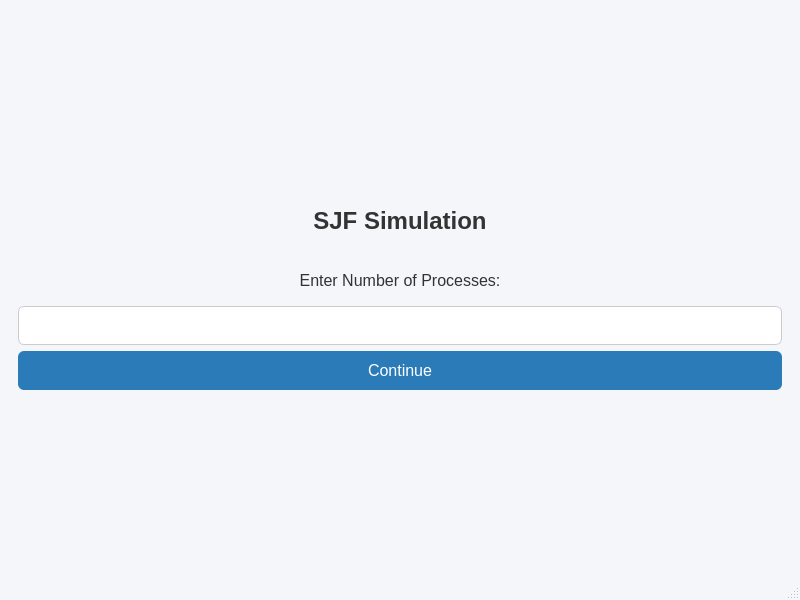
<?xml version="1.0" encoding="UTF-8"?>
<ui version="4.0">
 <class>MainWindow</class>
 <widget class="QMainWindow" name="MainWindow">
  <property name="geometry">
   <rect>
    <x>0</x>
    <y>0</y>
    <width>800</width>
    <height>600</height>
   </rect>
  </property>
  <property name="styleSheet">
   <string notr="true">
    QMainWindow {
        background-color: #f4f6fa;
    }
    QLabel {
        color: #333;
    }
    QLineEdit {
        padding: 8px;
        font-size: 16px;
        border: 1px solid #ccc;
        border-radius: 6px;
    }
    QPushButton {
        background-color: #2b7bb9;
        color: white;
        font-size: 16px;
        border-radius: 6px;
        padding: 10px;
    }
    QPushButton:hover {
        background-color: #225c8c;
    }
   </string>
  </property>
  <widget class="QWidget" name="centralwidget">
   <layout class="QVBoxLayout" name="verticalLayoutCentral">
    <item>
     <widget class="QStackedWidget" name="stackedWidget">
      <!-- Page 0 -->
      <widget class="QWidget" name="page_0">
       <layout class="QVBoxLayout" name="verticalLayoutPage0">
        <property name="alignment">
         <set>Qt::AlignCenter</set>
        </property>
        <item>
         <widget class="QLabel" name="titleLabel">
          <property name="text">
           <string>SJF Simulation</string>
          </property>
          <property name="alignment">
           <set>Qt::AlignCenter</set>
          </property>
          <property name="styleSheet">
           <string notr="true">font-size: 24px; font-weight: bold; margin: 20px;</string>
          </property>
         </widget>
        </item>
        <item>
         <widget class="QLabel" name="processLabel">
          <property name="text">
           <string>Enter Number of Processes:</string>
          </property>
          <property name="alignment">
           <set>Qt::AlignCenter</set>
          </property>
          <property name="styleSheet">
           <string notr="true">font-size: 16px; margin: 10px;</string>
          </property>
         </widget>
        </item>
        <item>
         <widget class="QLineEdit" name="process_num">
          <property name="minimumHeight">
           <number>40</number>
          </property>
          <property name="maximumWidth">
           <number>300</number>
          </property>
         </widget>
        </item>
        <item>
         <widget class="QPushButton" name="processes_continue">
          <property name="text">
           <string>Continue</string>
          </property>
          <property name="minimumHeight">
           <number>40</number>
          </property>
          <property name="maximumWidth">
           <number>200</number>
          </property>
         </widget>
        </item>
       </layout>
      </widget>

      <!-- Page 1 -->
      <widget class="QWidget" name="page_1">
       <layout class="QVBoxLayout" name="verticalLayoutPage1">
        <property name="alignment">
         <set>Qt::AlignCenter</set>
        </property>
        <item>
         <widget class="QLabel" name="burstTimesLabel">
          <property name="text">
           <string>Enter Burst Times</string>
          </property>
          <property name="alignment">
           <set>Qt::AlignCenter</set>
          </property>
          <property name="styleSheet">
           <string notr="true">font-size: 20px; font-weight: bold; margin: 15px;</string>
          </property>
         </widget>
        </item>
        <item>
         <layout class="QVBoxLayout" name="processInputLayout">
          <property name="spacing">
           <number>10</number>
          </property>
         </layout>
        </item>
        <item>
         <widget class="QPushButton" name="simulate_button">
          <property name="text">
           <string>Simulate</string>
          </property>
          <property name="minimumHeight">
           <number>40</number>
          </property>
          <property name="maximumWidth">
           <number>200</number>
          </property>
         </widget>
        </item>
       </layout>
      </widget>

      <!-- Page 2 -->
      <widget class="QWidget" name="page_2">
       <layout class="QVBoxLayout" name="verticalLayoutPage2">
        <property name="alignment">
         <set>Qt::AlignCenter</set>
        </property>
        <item>
         <widget class="QLabel" name="resultsTitle">
          <property name="text">
           <string>Simulation Results - SJF</string>
          </property>
          <property name="alignment">
           <set>Qt::AlignCenter</set>
          </property>
          <property name="styleSheet">
           <string notr="true">font-size: 20px; font-weight: bold; margin: 15px;</string>
          </property>
         </widget>
        </item>
        <item>
         <widget class="QTableWidget" name="resultsTable">
            <property name="rowCount">
                <number>0</number>
            </property>
            <property name="columnCount">
                <number>4</number>
            </property>
            <property name="styleSheet">
                <string notr="true">font-size: 14px; margin: 10px;</string>
            </property>
            <property name="horizontalHeaderLabels">
                <stringlist>
                <string>Process ID</string>
                <string>Burst Time</string>
                <string>Waiting Time</string>
                <string>Turnaround Time</string>
                </stringlist>
            </property>
          </widget>
        </item>
        <item>
         <widget class="QLabel" name="averageResultsLabel">
          <property name="text">
           <string>Average Waiting Time: 0 | Average Turnaround Time: 0</string>
          </property>
          <property name="alignment">
           <set>Qt::AlignCenter</set>
          </property>
          <property name="styleSheet">
           <string notr="true">font-size: 14px; margin-top: 10px;</string>
          </property>
         </widget>
        </item>
       </layout>
      </widget>
     </widget>
    </item>
   </layout>
  </widget>
  <widget class="QStatusBar" name="statusbar"/>
 </widget>
 <resources/>
 <connections/>
</ui>
